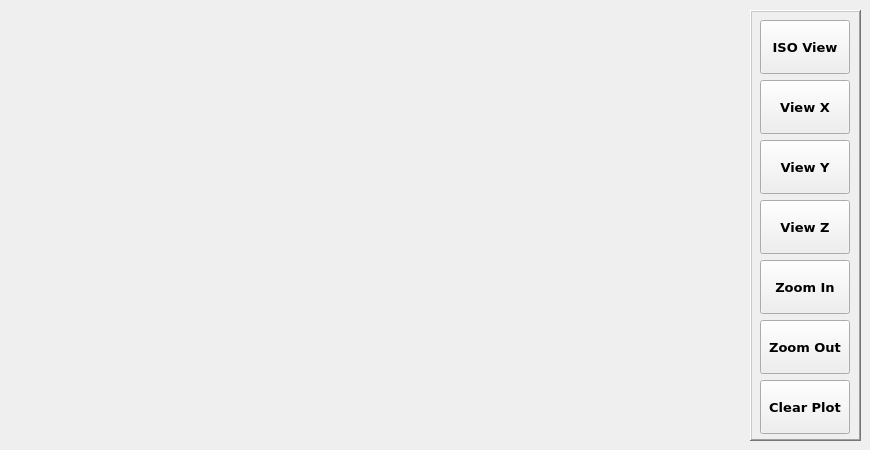
       <widget class="QWidget" name="tab">
        <attribute name="title">
         <string>Plot</string>
        </attribute>
        <widget class="GcodeBackplot" name="gcodebackplot">
         <property name="geometry">
          <rect>
           <x>10</x>
           <y>10</y>
           <width>731</width>
           <height>431</height>
          </rect>
         </property>
        </widget>
        <widget class="QFrame" name="frame_7">
         <property name="geometry">
          <rect>
           <x>750</x>
           <y>10</y>
           <width>111</width>
           <height>431</height>
          </rect>
         </property>
         <property name="frameShape">
          <enum>QFrame::WinPanel</enum>
         </property>
         <property name="frameShadow">
          <enum>QFrame::Raised</enum>
         </property>
         <widget class="ActionButton" name="Pview">
          <property name="geometry">
           <rect>
            <x>10</x>
            <y>10</y>
            <width>90</width>
            <height>54</height>
           </rect>
          </property>
          <property name="font">
           <font>
            <family>DejaVu Sans</family>
            <pointsize>10</pointsize>
            <weight>75</weight>
            <italic>false</italic>
            <bold>true</bold>
           </font>
          </property>
          <property name="text">
           <string>ISO View</string>
          </property>
          <property name="checkable">
           <bool>false</bool>
          </property>
          <property name="actionName" stdset="0">
           <string>vtkbackplot.clearLivePlot</string>
          </property>
         </widget>
         <widget class="ActionButton" name="Xview">
          <property name="geometry">
           <rect>
            <x>10</x>
            <y>70</y>
            <width>90</width>
            <height>54</height>
           </rect>
          </property>
          <property name="font">
           <font>
            <family>DejaVu Sans</family>
            <pointsize>10</pointsize>
            <weight>75</weight>
            <italic>false</italic>
            <bold>true</bold>
           </font>
          </property>
          <property name="text">
           <string>View X</string>
          </property>
          <property name="checkable">
           <bool>false</bool>
          </property>
          <property name="actionName" stdset="0">
           <string>setViewX</string>
          </property>
         </widget>
         <widget class="ActionButton" name="Yview">
          <property name="geometry">
           <rect>
            <x>10</x>
            <y>130</y>
            <width>90</width>
            <height>54</height>
           </rect>
          </property>
          <property name="font">
           <font>
            <family>DejaVu Sans</family>
            <pointsize>10</pointsize>
            <weight>75</weight>
            <italic>false</italic>
            <bold>true</bold>
           </font>
          </property>
          <property name="text">
           <string>View Y</string>
          </property>
          <property name="checkable">
           <bool>false</bool>
          </property>
          <property name="actionName" stdset="0">
           <string>vtkbackplot.setViewY</string>
          </property>
         </widget>
         <widget class="ActionButton" name="Zview">
          <property name="geometry">
           <rect>
            <x>10</x>
            <y>190</y>
            <width>90</width>
            <height>54</height>
           </rect>
          </property>
          <property name="font">
           <font>
            <family>DejaVu Sans</family>
            <pointsize>10</pointsize>
            <weight>75</weight>
            <italic>false</italic>
            <bold>true</bold>
           </font>
          </property>
          <property name="text">
           <string>View Z</string>
          </property>
          <property name="checkable">
           <bool>false</bool>
          </property>
          <property name="actionName" stdset="0">
           <string>vtkbackplot.setViewZ</string>
          </property>
         </widget>
         <widget class="ActionButton" name="zoomin">
          <property name="geometry">
           <rect>
            <x>10</x>
            <y>250</y>
            <width>90</width>
            <height>54</height>
           </rect>
          </property>
          <property name="font">
           <font>
            <family>DejaVu Sans</family>
            <pointsize>10</pointsize>
            <weight>75</weight>
            <italic>false</italic>
            <bold>true</bold>
           </font>
          </property>
          <property name="text">
           <string>Zoom In</string>
          </property>
          <property name="checkable">
           <bool>false</bool>
          </property>
          <property name="actionName" stdset="0">
           <string>gcodebackplot.zoomIn</string>
          </property>
         </widget>
         <widget class="ActionButton" name="zoomout">
          <property name="geometry">
           <rect>
            <x>10</x>
            <y>310</y>
            <width>90</width>
            <height>54</height>
           </rect>
          </property>
          <property name="font">
           <font>
            <family>DejaVu Sans</family>
            <pointsize>10</pointsize>
            <weight>75</weight>
            <italic>false</italic>
            <bold>true</bold>
           </font>
          </property>
          <property name="text">
           <string>Zoom Out</string>
          </property>
          <property name="checkable">
           <bool>false</bool>
          </property>
          <property name="actionName" stdset="0">
           <string>vtkbackplot.zoomOut</string>
          </property>
         </widget>
         <widget class="ActionButton" name="Cview">
          <property name="geometry">
           <rect>
            <x>10</x>
            <y>370</y>
            <width>90</width>
            <height>54</height>
           </rect>
          </property>
          <property name="font">
           <font>
            <family>DejaVu Sans</family>
            <pointsize>10</pointsize>
            <weight>75</weight>
            <italic>false</italic>
            <bold>true</bold>
           </font>
          </property>
          <property name="text">
           <string>Clear Plot</string>
          </property>
          <property name="checkable">
           <bool>false</bool>
          </property>
          <property name="actionName" stdset="0">
           <string>vtkbackplot.clearLivePlot</string>
          </property>
         </widget>
        </widget>
       </widget>
